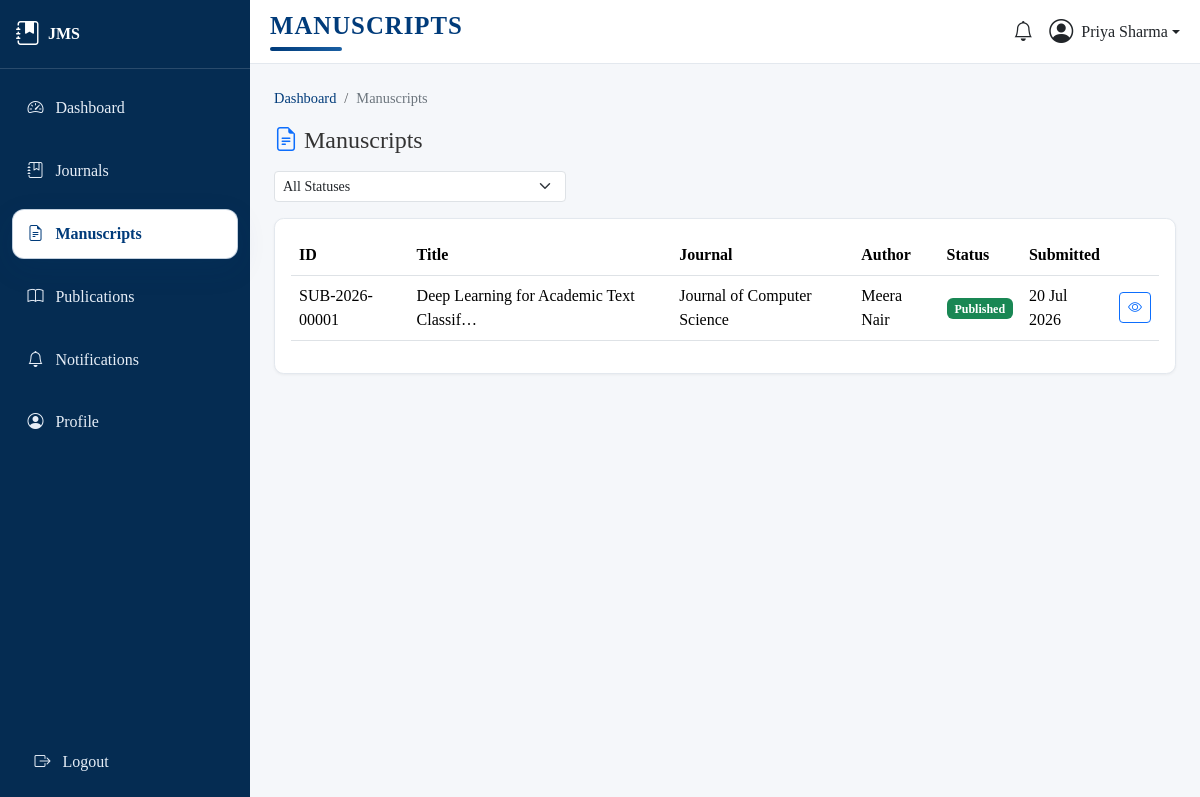
The app's page /journal/submissions/ (signed in) with its own data.
### journal/models.py (models this page shows, shortened)
class Submission(models.Model):
    STATUS_SUBMITTED = 'submitted'
    STATUS_SCREENING = 'screening'
    STATUS_UNDER_REVIEW = 'under_review'
    STATUS_REVISION_REQUESTED = 'revision_requested'
    STATUS_ACCEPTED = 'accepted'
    STATUS_REJECTED = 'rejected'
    STATUS_PUBLISHED = 'published'
    STATUS_CHOICES = [
        (STATUS_SUBMITTED, 'Submitted'),
        (STATUS_SCREENING, 'Screening'),
        (STATUS_UNDER_REVIEW, 'Under Review'),
        (STATUS_REVISION_REQUESTED, 'Revision Requested'),
        (STATUS_ACCEPTED, 'Accepted'),
        (STATUS_REJECTED, 'Rejected'),
        (STATUS_PUBLISHED, 'Published'),
    ]
    STATUS_BADGE = {
        STATUS_SUBMITTED: 'secondary',
        STATUS_SCREENING: 'info',
        STATUS_UNDER_REVIEW: 'primary',
        STATUS_REVISION_REQUESTED: 'warning',
        STATUS_ACCEPTED: 'success',
        STATUS_REJECTED: 'danger',
        STATUS_PUBLISHED: 'success',
    }
    submission_id = models.CharField(max_length=30, unique=True, blank=True, editable=False)
    journal = models.ForeignKey(Journal, on_delete=models.CASCADE, related_name='submissions')
    issue = models.ForeignKey(
        Issue, on_delete=models.SET_NULL, null=True, blank=True, related_name='articles',
        help_text='Assigned once the article is scheduled for publication',
    )
    title = models.CharField(max_length=300)
    abstract = models.TextField()
    keywords = models.CharField(max_length=300, help_text='Comma-separated keywords')
    subject_area = models.CharField(max_length=150)
    co_authors = models.CharField(
        max_length=500, blank=True,
        help_text='Comma-separated names of co-authors (if any)',
    )
    corresponding_author = models.ForeignKey(
        User, on_delete=models.CASCADE, related_name='submissions',
        limit_choices_to={'profile__role': 'author'},
    )
    manuscript_file = models.FileField(upload_to='manuscripts/', validators=[validate_manuscript_file])
    version_number = models.PositiveIntegerField(default=1)
    status = models.CharField(max_length=20, choices=STATUS_CHOICES, default=STATUS_SUBMITTED)
    editor_decision_comment = models.TextField(blank=True)
    submission_date = models.DateTimeField(auto_now_add=True)
    updated_at = models.DateTimeField(auto_now=True)
    class Meta:
        ordering = ['-submission_date']

class Journal(models.Model):
    title = models.CharField(max_length=255, unique=True)
    issn = models.CharField('ISSN', max_length=20, blank=True)
    description = models.TextField(blank=True)
    cover_image = models.ImageField(
        upload_to='covers/', blank=True, null=True, validators=[validate_cover_image]
    )
    editor = models.ForeignKey(
        User, on_delete=models.SET_NULL, null=True, blank=True,
        limit_choices_to={'profile__role': 'editor'},
        related_name='journals_edited',
        help_text='Assigned Editor responsible for this journal',
    )
    is_active = models.BooleanField(default=True)
    created_at = models.DateTimeField(auto_now_add=True)
    categories = models.ManyToManyField('JournalCategory', blank=True, related_name='journals')
    class Meta:
        ordering = ['title']

### journal/views.py (the view)
# urls.py: path('submissions/', views.submission_list, name='submission_list'),
@login_required
def submission_list(request):
    role = _role(request.user)
    status_filter = request.GET.get('status', '')
    if role == Profile.ROLE_AUTHOR:
        submissions = Submission.objects.filter(corresponding_author=request.user)
    elif role == Profile.ROLE_EDITOR:
        submissions = Submission.objects.filter(journal__editor=request.user)
    elif role == Profile.ROLE_ADMIN:
        submissions = Submission.objects.all()
    elif role == Profile.ROLE_REVIEWER:
        review_submission_ids = Review.objects.filter(reviewer=request.user).values_list('submission_id', flat=True)
        submissions = Submission.objects.filter(pk__in=review_submission_ids)
    else:
        submissions = Submission.objects.none()
    if status_filter:
        submissions = submissions.filter(status=status_filter)
    submissions = submissions.select_related('journal', 'corresponding_author')
    paginator = Paginator(submissions, PAGE_SIZE)
    page_obj = paginator.get_page(request.GET.get('page'))
    return render(request, 'journal/submission_list.html', {
        'page_obj': page_obj,
        'status_choices': Submission.STATUS_CHOICES,
        'status_filter': status_filter,
    })

### core/context_processors.py (called while the page is built)
def sidebar_context(request):
    role = None
    unread_notifications = 0
    if request.user.is_authenticated and hasattr(request.user, 'profile'):
        role = request.user.profile.role
        unread_notifications = request.user.notifications.filter(is_read=False).count()
    return {
        'current_role': role,
        'unread_notifications': unread_notifications,
    }

### core/templatetags/core_extras.py (called while the page is built)
@register.filter
def status_badge(status_code):
    mapping = {
        'submitted': 'secondary',
        'screening': 'info',
        'under_review': 'primary',
        'revision_requested': 'warning',
        'accepted': 'success',
        'rejected': 'danger',
        'published': 'success',
        'pending': 'secondary',
        'declined': 'danger',
        'completed': 'success',
    }
    return mapping.get(status_code, 'secondary')

### journal/views.py (called while the page is built)
def _role(user):
    return getattr(getattr(user, 'profile', None), 'role', None)

### templates/journal/submission_list.html (shortened to what this page needs)
{% extends 'base.html' %}
{% load core_extras %}
{% block page_title %}Manuscripts{% endblock %}
{% block breadcrumbs %}
<nav aria-label="breadcrumb">
  <ol class="breadcrumb jms-breadcrumb">
    <li class="breadcrumb-item"><a href="{% url 'core:dashboard' %}">Dashboard</a></li>
    <li class="breadcrumb-item active" aria-current="page">Manuscripts</li>
  </ol>
</nav>
{% endblock %}
{% block content %}
<div class="d-flex justify-content-between align-items-center mb-3">
  <h4 class="mb-0"><i class="bi bi-file-earmark-text text-primary"></i> Manuscripts</h4>
</div>
<form method="get" class="d-flex mb-3" style="max-width:300px;">
  <select name="status" class="form-select form-select-sm me-2" onchange="this.form.submit()">
    <option value="">All Statuses</option>
  </select>
</form>
<div class="jms-card p-3">
  <div class="table-responsive">
    <table class="table table-hover align-middle">
      <thead><tr><th>ID</th><th>Title</th><th>Journal</th><th>Author</th><th>Status</th><th>Submitted</th><th></th></tr></thead>
      <tbody>
        {% for s in page_obj %}
          <tr>
            <td>{{ s.submission_id }}</td>
            <td>{{ s.title|truncatechars:40 }}</td>
            <td>{{ s.journal.title }}</td>
            <td>{{ s.corresponding_author.get_full_name|default:s.corresponding_author.username }}</td>
            <td><span class="badge bg-{{ s.status|status_badge }}">{{ s.get_status_display }}</span></td>
            <td>{{ s.submission_date|date:"d M Y" }}</td>
            <td><a href="{% url 'journal:submission_detail' s.pk %}" class="btn btn-sm btn-outline-primary"><i class="bi bi-eye"></i></a></td>
          </tr>
        {% empty %}
          <tr><td colspan="7" class="text-center text-muted">No manuscripts found.</td></tr>
        {% endfor %}
      </tbody>
    </table>
  </div>
</div>
{% endblock %}

### templates/base.html (shortened to what this page needs)
{% load static %}
<!DOCTYPE html>
<html lang="en">
<head>
  <link href="https://cdn.jsdelivr.net/npm/bootstrap@5.3.3/dist/css/bootstrap.min.css" rel="stylesheet">
  <link rel="stylesheet" href="https://cdn.jsdelivr.net/npm/bootstrap-icons@1.11.3/font/bootstrap-icons.css">
  <link rel="stylesheet" href="{% static 'css/custom.css' %}">
</head>
<body class="d-flex flex-column min-vh-100">
{% if user.is_authenticated %}
  <div class="d-flex flex-grow-1">
    {% include 'includes/sidebar.html' %}
    <div class="flex-grow-1 d-flex flex-column" style="min-width: 0;">
      <header class="jms-topbar d-flex justify-content-between align-items-center">
        <div class="d-flex align-items-center">
          <h5 class="mb-0 fw-bold dashboard-heading">
            {% block page_title %}{{ page_title|default:"Dashboard" }}{% endblock %}
          </h5>
        </div>
        <div class="d-flex align-items-center gap-3">
          <a href="{% url 'core:notifications' %}" class="position-relative text-dark text-decoration-none" title="Notifications">
            <i class="bi bi-bell fs-5"></i>
          </a>
          <div class="dropdown">
            <a class="d-flex align-items-center text-dark text-decoration-none dropdown-toggle" href="#" role="button" data-bs-toggle="dropdown">
              {% if user.profile.photo %}
                <img src="{{ user.profile.photo.url }}" class="rounded-circle me-2" width="32" height="32" style="object-fit:cover;">
              {% else %}
                <i class="bi bi-person-circle fs-4 me-2"></i>
              {% endif %}
              <span class="d-none d-md-inline">{{ user.get_full_name|default:user.username }}</span>
            </a>
          </div>
        </div>
      </header>
      <main class="p-3 p-md-4 flex-grow-1">
{% endif %}
        {% block breadcrumbs %}{% endblock %}
        {% block content %}{% endblock %}
{% if user.is_authenticated %}
      </main>
    </div>
  </div>
{% else %}
  </main>
  {% include 'includes/footer.html' with show_logout=True %}
{% endif %}
</body>
</html>

### static/css/custom.css (style rules this page uses)
:root { --jms-primary: #003B7A; --jms-primary-light: #1a5fa3; --jms-sidebar-bg: #052c52; --jms-sidebar-hover: #0a4e8f; --jms-bg: #f5f7fa; --jms-card-bg: #ffffff; --jms-text: #333333; --jms-border-radius: 0.6rem; }
body { background-color: var(--jms-bg); color: var(--jms-text); font-family: Georgia, 'Times New Roman', Times, serif; min-height: 100vh; display: flex; flex-direction: column; }
body > .d-flex, body > .container, body > main { width: 100%; }
.jms-topbar { background-color: #ffffff; border-bottom: 1px solid #e3e8ee; padding: 0.75rem 1.25rem; }
.dashboard-heading { font-size: 1.55rem; letter-spacing: 0.04em; text-transform: uppercase; color: var(--jms-primary); line-height: 1.1; }
.dashboard-heading::after { content: ""; display: block; width: 72px; height: 4px; margin-top: 0.5rem; border-radius: 999px; background: linear-gradient(90deg, var(--jms-primary), var(--jms-primary-light)); }
.jms-card { background-color: var(--jms-card-bg); border-radius: var(--jms-border-radius); border: 1px solid #e3e8ee; box-shadow: 0 1px 3px rgba(0,0,0,0.05); }
.jms-breadcrumb { --bs-breadcrumb-divider: '/'; margin-bottom: 1rem; font-size: 0.9rem; }
.jms-breadcrumb .breadcrumb-item a { color: var(--jms-primary); text-decoration: none; }
.jms-breadcrumb .breadcrumb-item.active { color: #6c757d; }

### records on screen
Submission: submission_id "SUB-2026-00001", title "Deep Learning for Academic Text Classif…", journal "Journal of Computer Science", corresponding_author.get_full_name "Meera Nair", status "Published", submission_date "20 Jul 2026"

### other values on screen
{{ user.get_full_name|default:user.username }} "Priya Sharma"
